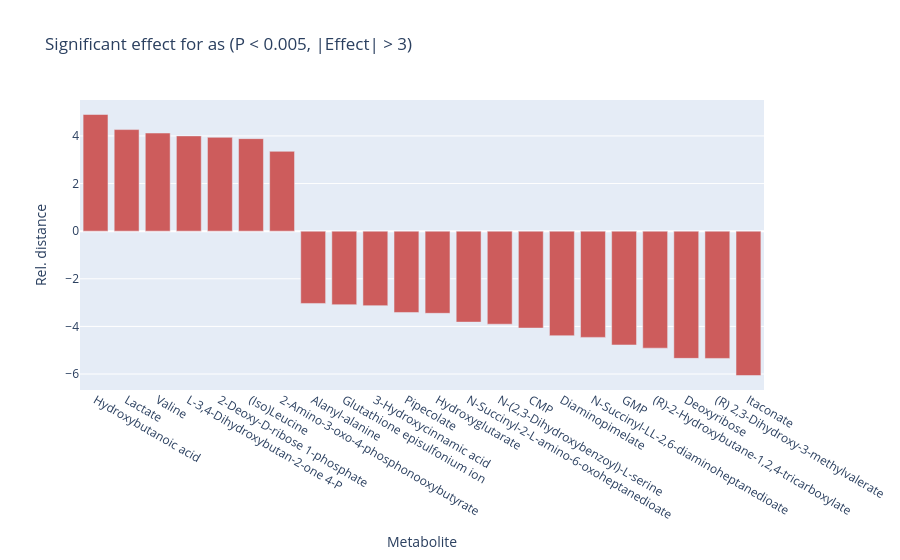

Source (notebook cell):
### Code cell
import plotly.graph_objects as go
fig = go.Figure()
fig.add_trace(
    go.Bar(
        x=plot_data['Metabolite'],
        y=plot_data['Rel. distance'],
        marker_color='indianred',
        name='Effect size'
    )
)
fig.update_layout(
    xaxis_title="Metabolite",
    yaxis_title="Rel. distance",
    title_text=f"Significant effect for {'as'} (P < {max_pval}, |Effect| > {min_effect})",
)

### Figure 1 — Plotly figure (JSON) as saved in the notebook; plotly's stock layout.template omitted (floating-point values rounded to 4 significant figures)
{"data": [{"marker": {"color": "indianred"}, "name": "Effect size", "type": "bar", "x": ["Hydroxybutanoic acid", "Lactate", "Valine", "L-3,4-Dihydroxybutan-2-one 4-P", "2-Deoxy-D-ribose 1-phosphate", "(Iso)Leucine", "2-Amino-3-oxo-4-phosphonooxybutyrate", "Alanyl-alanine", "Glutathione episulfonium ion", "3-Hydroxycinnamic acid", "Pipecolate", "Hydroxyglutarate", "N-Succinyl-2-L-amino-6-oxoheptanedioate", "N-(2,3-Dihydroxybenzoyl)-L-serine", "CMP", "Diaminopimelate", "N-Succinyl-LL-2,6-diaminoheptanedioate", "GMP", "(R)-2-Hydroxybutane-1,2,4-tricarboxylate", "Deoxyribose", "(R) 2,3-Dihydroxy-3-methylvalerate", "Itaconate"], "y": [4.9, 4.266, 4.122, 4.001, 3.941, 3.886, 3.353, -3.036, -3.086, -3.127, -3.415, -3.449, -3.82, -3.906, -4.069, -4.39, -4.46, -4.779, -4.913, -5.342, -5.344, -6.061]}], "layout": {"title": {"text": "Significant effect for as (P < 0.005, |Effect| > 3)"}, "xaxis": {"title": {"text": "Metabolite"}}, "yaxis": {"title": {"text": "Rel. distance"}}}}
